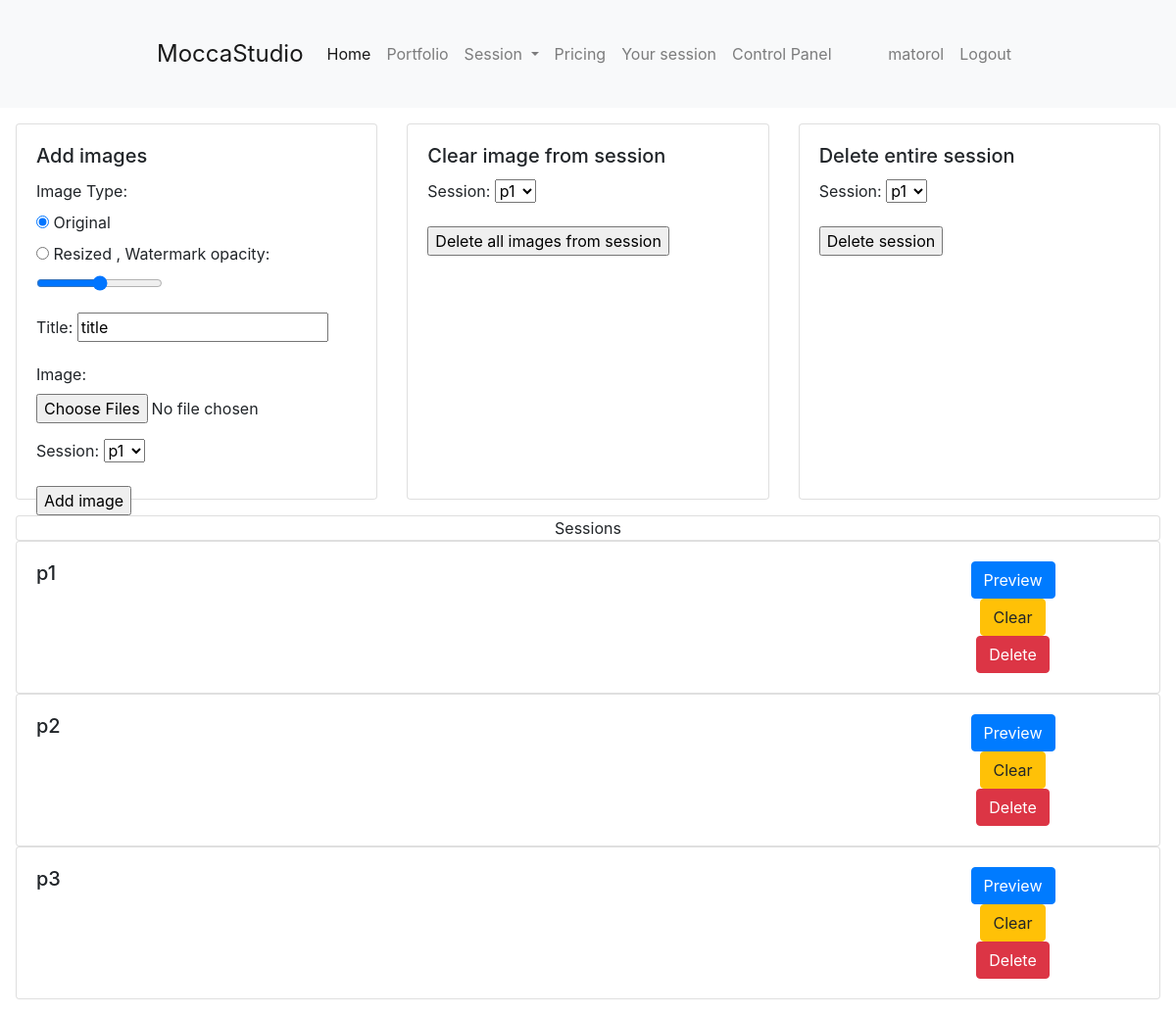
The page /control_panel/photos_sessions/ (signed in) on the database its author committed.
### main/models.py (models this page shows, shortened)
class Session(models.Model):
    name = models.CharField(max_length=100, unique=True)
    password = models.CharField(max_length=100, default="password")

### main/views.py (the view)
# urls.py: path("control_panel/photos_sessions/", views.photos_sessions, name="photos_sessions"),
@user_passes_test(lambda user: user.is_superuser)
def photos_sessions(request):
    context = {}
    sessions = Session.objects.all()
    if request.method == 'POST':
        if 'clear_session' in request.POST:
            session_id =  request.POST['session']
            dropped_photo = Photo.objects.filter(session_id=session_id)
            for photo in dropped_photo:
                photo.delete()
        if 'delete_session' in request.POST:
            session_id =  request.POST['session']
            dropped_photo = Photo.objects.filter(session_id=session_id)
            for photo in dropped_photo:
                photo.delete()
            Session.objects.filter(id=session_id).delete()
        if 'add_images_session' in request.POST:
            form = PhotoForm(request.POST, request.FILES)
            if form.is_valid():
                images = request.FILES.getlist('image')
                image_type = request.POST.get('image_type')
                uploaded_photos = []
                for image in images:
                    uploaded_photos.append('a')
                    print(uploaded_photos)
                    try:
                        img = Image.open(image)
                        if img.format !='JPEG':
                            raise ValidationError("not jpeg")
                        if image_type == 'original':
                            photo = Photo(title=image.name, image=image, session=form.cleaned_data['session'])
                            photo.save()
                        elif image_type == 'resized':
                            create_watermarked_photo(image, form.cleaned_data['session'], request.POST['watermark_opacity'])
                    except Exception as e:
                        form.add_error('image',str(e))
                img_obj = form.instance
                context = {'form': form, 'img_obj': img_obj, 'sessions':sessions,  'uploaded_photos': uploaded_photos}
                return render(request, 'main/control_panel/photos_sessions.html', context)
    else:
        form = PhotoForm()
    photos = Photo.objects.all()
    context = {'sessions': sessions, 'photos': photos}
    return render(request, 'main/control_panel/photos_sessions.html', context)

### main/templates/main/control_panel/photos_sessions.html (shortened to what this page needs)
{% extends 'main/base.html' %}
{% block content %}
{% if user.is_superuser %}
<div class="m-3">
    <div class="row">
        <div class="col-sm-4">
            <div class="card" style="height: 24rem;">
                <form method="post" enctype="multipart/form-data">
                    <div class="card-body">
                    <h5 class="card-title">Add images</h5>
                    <p class="card-text">
                        <label for="id_image_type">Image Type:</label><br>
                        <input type="radio" name="image_type" id="id_image_type_original" value="original" checked>
                        <label for="id_image_type_original">Original</label><br>
                        <input type="radio" name="image_type" id="id_image_type_resized" value="resized">
                        <label for="id_image_type_resized">Resized</label>
                        <label for="watermark_opacity">, Watermark opacity:</label>
                        <input type="range" name="watermark_opacity" id="watermark_opacity" min="0" max="100" value="50" step="10">
                    </p>
                    <p class="card-text">
                        <label for="id_title">Title:</label>
                        <input type="text" name="title" id="id_title" value="title">
                    </p>
                    <p class="card-text">
                        <label for="id_image">Image:</label>
                        <input type="file" name="image" id="id_image" multiple>
                    </p>
                    <p class="card-text">
                        <label for="id_session">Session:</label>
                        <select name="session" id="id_session">
                            {% for session in sessions %}
                                <option value="{{ session.id }}">{{ session.name }}</option>
                            {% endfor %}
                        </select>
                    </p>
                    <p class="card-text">
                        <input type="submit" name="add_images_session" value="Add image">
                    </p>
                </div>
                </form>
            </div>
        </div>
        <div class="col-sm-4">
            <div class="card" style="height: 24rem;">
                <form method="post">
                    <div class="card-body">
                    <h5 class="card-title">Clear image from session</h5>
                    <p class="card-text">
                        <label for="id_session">Session:</label>
                        <select name="session" id="id_session">
                            {% for session in sessions %}
                                <option value="{{ session.id }}">{{ session.name }}</option>
                            {% endfor %}
                        </select>
                    </p>
                    <p class="card-text">
                        <input type="submit" name="clear_session" value="Delete all images from session">
                    </p>
                </div>
                </form>
            </div>
        </div>
        <div class="col-sm-4">
            <div class="card" style="height: 24rem;">
                <form method="post">
                    <div class="card-body">
                    <h5 class="card-title">Delete entire session</h5>
                    <p class="card-text">
                        <label for="id_session">Session:</label>
                        <select name="session" id="id_session">
                            {% for session in sessions %}
                                <option value="{{ session.id }}">{{ session.name }}</option>
                            {% endfor %}
                        </select>
                    </p>
                    <p class="card-text">
                        <input type="submit" name="delete_session" value="Delete session">
                    </p>
                </div>
                </form>
            </div>
        </div>
    </div>
</div>
<div class="m-3">
    <div class="card text-center">Sessions</div>
    {% for session in sessions %}
            <div class="card">
                <div class="card-body">
                    <div class="row">
                        <div class="col-md-9">
                            <h5 class="card-title">{{ session.name }}</h5>
                        </div>
                        <div class="col-md-3 text-center">
                            <a href="/session/{{session.name}}"><button class="btn btn-primary">Preview</button></a>
                            <form method="post">
                                <button type="submit" name="clear_session" class="btn btn-warning">Clear</button>
                            </form>
                            <form method="post">
                                <button type="submit" name="delete_session" class="btn btn-danger">Delete</button>
                            </form>
                        </div>
                    </div>
                </div>
            </div>
    {% endfor %}
</div>
{% endif %}
{% endblock %}

### main/templates/main/base.html (shortened to what this page needs)
<!DOCTYPE html>
<html lang="en">
<head>
    <link rel="stylesheet" href="https://cdn.jsdelivr.net/npm/bootstrap@4.3.1/dist/css/bootstrap.min.css">
    <link rel="stylesheet" href="https://cdnjs.cloudflare.com/ajax/libs/font-awesome/5.15.3/css/all.min.css">
    {% load static %}
    <link rel="stylesheet" type="text/css" href="{% static 'base.css' %}">
    <link rel="stylesheet" type="text/css" href="{% static 'lightbox/lightbox.min.css' %}">
</head>
<body>
    {% block nav %}
    <nav class="navbar navbar-expand-lg navbar-light bg-light">
        <a class="navbar-brand" href="/">MoccaStudio</a>
        <div class="collapse navbar-collapse" id="navbarSupportedContent">
        <ul class="navbar-nav mr-auto">
            <li class="nav-item active">
                <a class="nav-link" href="/home">Home <span class="sr-only">(current)</span></a>
            </li>
            <li class="nav-item">
                <a class="nav-link" href="/portfolio">Portfolio</a>
            </li>
            <li class="nav-item dropdown">
                <a class="nav-link dropdown-toggle" href="#" id="navbarDropdown" role="button" data-toggle="dropdown" aria-haspopup="true" aria-expanded="false">
                    Session
                </a>
            </li>
            <li class="nav-item">
                <a class="nav-link" href="/pricing">Pricing</a>
            </li>
            {% if user.is_authenticated %}
            <li class="nav-item">
                <a class="nav-link" href="/sessions/{{user.username}}">Your session</a>
            </li>
            {% endif %}
            {% if user.is_superuser %}
            <li class="nav-item">
                <a class="nav-link" href="/control_panel">Control Panel</a>
            </li>
            {% endif %}
        </ul>
        <ul class="navbar-nav ml-auto">
            {% if user.is_authenticated %}
                <li class="nav-item">
                    <a class="nav-link" href="/profile">{{user.username}}</a>
                </li>
                <span class="nav-item">
                    <a class="nav-link" href="/logout">Logout</a>
                </span>
            {% endif %}
        </ul>
        </div>
    </nav>
    {% endblock %}
    {% block content %}
    {% endblock %}
</body>
</html>

### main/static/base.css (style rules this page uses)
body { font-size: 1.0rem; }
.navbar { padding: 2rem 10rem; }
.navbar-brand { font-size: 1.5rem; }

### rows shown on the page
Session: name "p1"
Session: name "p2"
Session: name "p3"

### other values the page prints
{{ user.username }} "matorol"
form field session "p1"
